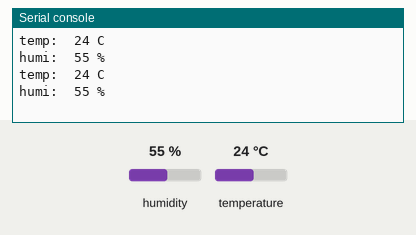
Recording of a program running on a simulated ESP32 board running MicroPython. Shown: the last lines printed to the serial console. Inputs (shaded band) come from the test bench; at power-on: humidity 55 %, temperature 24 °C.

Above: at 1.2 s.
1.3 s: humidity set to 22 %
At 2.6 s:
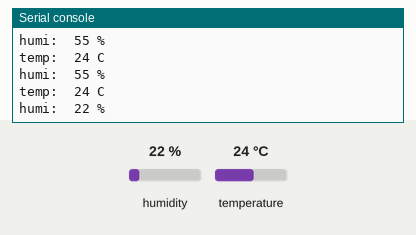
2.8 s: temperature set to 12 °C
At 3.9 s:
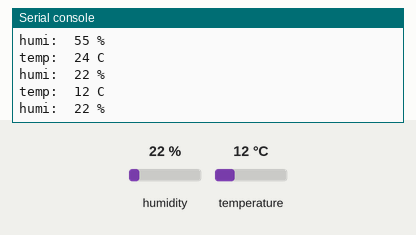
4.3 s: humidity set to 40 %
At 6.0 s:
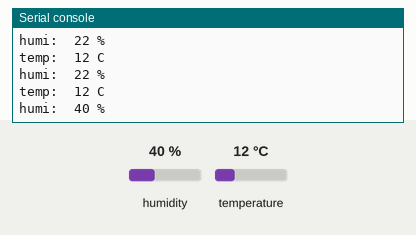
Timing chart, 0 to 7.5 s (numbered marks = the images above; inputs shaded):
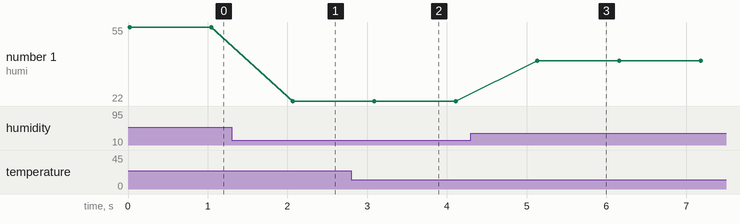

Measured:
- after the input at 1.3 s, the serial console: prints a new line after 0.77 s (image 1)
- after the input at 2.8 s, the serial console: prints a new line after 0.29 s (image 2)
- after the input at 4.3 s, the serial console: prints a new line after 0.84 s (image 3)
- plotted number 1: 55 → 22 after the input at 1.3 s, 22 → 40 after the input at 4.3 s

The program:

temp_and_humi_sensor_code.py
```python
# Write your code here :-)
from machine import Pin, ADC
import dht
from time import sleep_ms
d = dht.DHT11(Pin(4))
Buz = ADC(Pin(36))
Buz.atten(ADC.ATTN_11DB)
Buz.width(ADC.WIDTH_12BIT)

while True:
    d.measure()
    temp_val = d.temperature()
    Humi_val = d.humidity()
    print("temp: ", temp_val, "C")
    print("humi: ", Humi_val, "%")
    sleep_ms(1000)

if Humi_val > 60:
    Buz(1)
```
